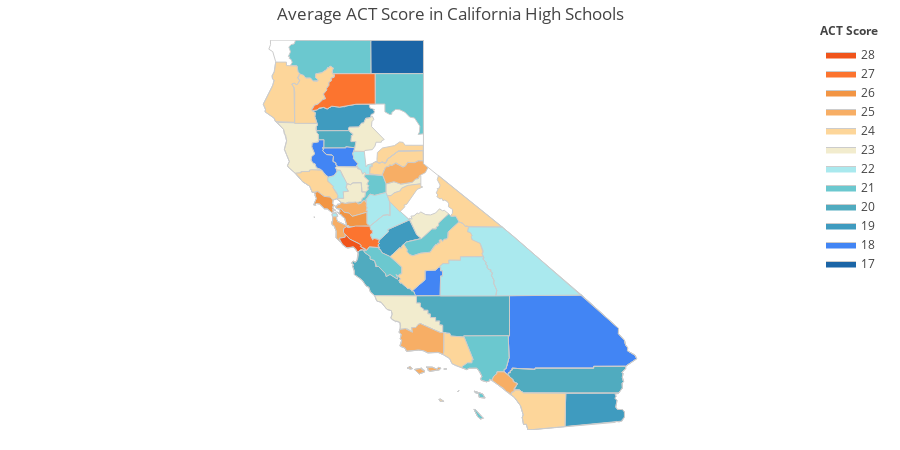

Notebook code cell kept with this figure:
### Markdown cell above
### Graph ACT scores for all California Counties

### Code cell
import plotly.figure_factory as ff

# Data
fips = df_county['fips'].to_list()
values = df_county['comp_score'].to_list()
colorscale = [
    colors_h['12'],
    colors_h['11'],
    colors_h['10'],
    colors_h['9'],
    colors_h['8'],
    colors_h['7'],
    colors_h['6'],
    colors_h['5'],
    colors_h['4'],
    colors_h['3'],
    colors_h['2'],
    colors_h['1'],
]   

# Plot
fig = ff.create_choropleth(
    title='Average ACT Score in California High Schools',
    fips=fips, values=values,
     scope=['CA'],
     county_outline={'color': colors_h['edge'], 'width': 1},
     state_outline={'color': colors_h['edge'], 'width': 1},
     round_legend_values=False,
     legend_title='ACT Score',
     colorscale=colorscale
     )

# Figure
fig.update_layout(
    autosize=True,
    legend_x = 1,
    annotations = {'x': -0.12, 'xanchor': 'right'}
)

# Graph
fig.layout.template = None
fig.show()

# Adapted from: https://plotly.com/python/county-choropleth/

### Figure 1 — Plotly figure (JSON) as saved in the notebook; plotly's stock layout.template omitted (floating-point values rounded to 4 significant figures; data arrays with more than 128 entries replaced by an {"elided": "..."} marker saying what was removed)
{"data": [{"fill": "toself", "fillcolor": "#1B65A6", "hoverinfo": "none", "line": {"color": "#cccccc", "width": 1}, "mode": "lines", "name": "17", "type": "scatter", "x": [-123.5, -123.4, -123.4, -123.1, -123.1, -123.1, -122.8, -122.7, -122.6, -122.6, -122.5, -122.5, -122.4, -122.4, -122.5, -122.6, -122.7, -122.9, -123.1, -123.1, -123.3, -123.5, null, -121.9, -121.7, -121.7, -121.6, -121.6, -121.5, -121.5, -121.5, -121.6, -121.5, -121.6, -121.6, -121.1, -121.0, -121.0, -121.3, -121.5, -121.6, -121.6, -121.7, -121.7, -121.8, -121.9, null, -121.5, -121.4, -120.0, -120.0, -121.4, -121.5, null], "y": [38.77, 38.78, 38.81, 38.81, 38.84, 38.85, 38.84, 38.71, 38.69, 38.57, 38.45, 38.42, 38.23, 38.16, 38.11, 38.19, 38.21, 38.32, 38.3, 38.45, 38.57, 38.77, null, 38.07, 38.09, 38.16, 38.2, 38.33, 38.36, 38.43, 38.47, 38.5, 38.59, 38.68, 38.74, 38.72, 38.51, 38.3, 38.23, 38.26, 38.12, 38.1, 38.09, 38.05, 38.02, 38.07, null, 41.95, 42.0, 41.99, 41.18, 41.18, 41.95, null]}, {"fill": "toself", "fillcolor": "#4285f4", "hoverinfo": "none", "line": {"color": "#cccccc", "width": 1}, "mode": "lines", "name": "18", "type": "scatter", "x": {"elided": "225 float values"}, "y": {"elided": "225 float values"}}, {"fill": "toself", "fillcolor": "#3F9BBF", "hoverinfo": "none", "line": {"color": "#cccccc", "width": 1}, "mode": "lines", "name": "19", "type": "scatter", "x": {"elided": "232 float values"}, "y": {"elided": "232 float values"}}, {"fill": "toself", "fillcolor": "#50ABBF", "hoverinfo": "none", "line": {"color": "#cccccc", "width": 1}, "mode": "lines", "name": "20", "type": "scatter", "x": {"elided": "219 float values"}, "y": {"elided": "219 float values"}}, {"fill": "toself", "fillcolor": "#6bc8cf", "hoverinfo": "none", "line": {"color": "#cccccc", "width": 1}, "mode": "lines", "name": "21", "type": "scatter", "x": {"elided": "221 float values"}, "y": {"elided": "221 float values"}}, {"fill": "toself", "fillcolor": "#aae9ee", "hoverinfo": "none", "line": {"color": "#cccccc", "width": 1}, "mode": "lines", "name": "22", "type": "scatter", "x": {"elided": "183 float values"}, "y": {"elided": "183 float values"}}, {"fill": "toself", "fillcolor": "#F2ECCE", "hoverinfo": "none", "line": {"color": "#cccccc", "width": 1}, "mode": "lines", "name": "23", "type": "scatter", "x": {"elided": "239 float values"}, "y": {"elided": "239 float values"}}, {"fill": "toself", "fillcolor": "#fdd69a", "hoverinfo": "none", "line": {"color": "#cccccc", "width": 1}, "mode": "lines", "name": "24", "type": "scatter", "x": {"elided": "358 float values"}, "y": {"elided": "358 float values"}}, {"fill": "toself", "fillcolor": "#f7ae65", "hoverinfo": "none", "line": {"color": "#cccccc", "width": 1}, "mode": "lines", "name": "25", "type": "scatter", "x": {"elided": "140 float values"}, "y": {"elided": "140 float values"}}, {"fill": "toself", "fillcolor": "#F29544", "hoverinfo": "none", "line": {"color": "#cccccc", "width": 1}, "mode": "lines", "name": "26", "type": "scatter", "x": [-122.3, -122.3, -122.3, -122.3, -122.2, -122.0, -122.0, -121.6, -121.6, -121.5, -122.0, -122.1, -122.1, -122.2, -122.3, null, -122.4, -122.4, -122.4, -122.4, -122.4, null, -123.0, -122.9, -123.0, -122.9, -122.7, -122.6, -122.5, -122.5, -122.5, -122.4, -122.5, -122.5, -122.5, -122.4, -122.5, -122.5, -122.5, -122.5, -122.6, -122.7, -122.9, -122.9, -123.0, -123.0, -123.0, null], "y": [37.81, 37.83, 37.89, 37.91, 37.82, 37.8, 37.72, 37.82, 37.54, 37.48, 37.47, 37.5, 37.5, 37.68, 37.81, null, 37.86, 37.87, 37.85, 37.86, 37.86, null, 38.0, 38.15, 38.3, 38.32, 38.21, 38.19, 38.14, 38.1, 38.02, 37.98, 37.97, 37.94, 37.93, 37.88, 37.86, 37.89, 37.83, 37.81, 37.9, 37.9, 38.02, 38.03, 38.01, 37.99, 38.0, null]}, {"fill": "toself", "fillcolor": "#fc742f", "hoverinfo": "none", "line": {"color": "#cccccc", "width": 1}, "mode": "lines", "name": "27", "type": "scatter", "x": [-123.1, -123.0, -122.9, -122.8, -122.7, -122.8, -122.7, -122.7, -122.6, -122.6, -122.5, -122.5, -122.5, -122.4, -122.5, -121.3, -121.3, -121.9, -122.3, -122.5, -122.7, -122.7, -122.9, -122.9, -123.1, -123.1, null, -122.2, -122.2, -122.1, -122.1, -121.9, -121.5, -121.5, -121.4, -121.4, -121.5, -121.5, -121.4, -121.4, -121.2, -121.2, -121.2, -121.2, -121.2, -121.2, -121.2, -121.5, -121.6, -121.6, -121.7, -121.7, -121.8, -122.0, -122.2, -122.2, null], "y": [40.31, 40.42, 40.45, 40.56, 40.58, 40.69, 40.79, 40.83, 40.9, 40.97, 41.01, 41.07, 41.1, 41.16, 41.18, 41.18, 40.45, 40.44, 40.37, 40.39, 40.33, 40.37, 40.35, 40.31, 40.29, 40.31, null, 37.36, 37.43, 37.47, 37.45, 37.48, 37.48, 37.4, 37.38, 37.31, 37.28, 37.25, 37.15, 37.18, 37.16, 37.12, 37.09, 37.06, 37.03, 36.99, 36.96, 36.98, 36.89, 36.93, 36.99, 37.01, 37.05, 37.17, 37.32, 37.36, null]}, {"fill": "toself", "fillcolor": "#f0541b", "hoverinfo": "none", "line": {"color": "#cccccc", "width": 1}, "mode": "lines", "name": "28", "type": "scatter", "x": [-122.3, -122.2, -122.2, -122.0, -121.8, -121.7, -121.7, -121.6, -121.7, -121.8, -121.9, -122.1, -122.2, -122.3, null], "y": [37.19, 37.22, 37.29, 37.17, 37.05, 37.01, 36.99, 36.9, 36.91, 36.85, 36.98, 36.96, 37.03, 37.19, null]}, {"hoverinfo": "text", "legendgroup": "centroids", "marker": {"color": "white", "opacity": 0}, "mode": "markers", "name": "US Counties", "selected": {"marker": {"color": "white", "opacity": 1, "size": 3}}, "showlegend": false, "text": ["County: Los Angeles<br>State: California<br>FIPS: 06037<br>Value: 18", "County: Los Angeles<br>State: California<br>FIPS: 06037<br>Value: 18", "County: Los Angeles<br>State: California<br>FIPS: 06037<br>Value: 18", "County: Los Angeles<br>State: California<br>FIPS: 06037<br>Value: 21", "County: Los Angeles<br>State: California<br>FIPS: 06037<br>Value: 21", "County: Los Angeles<br>State: California<br>FIPS: 06037<br>Value: 21", "County: San Francisco<br>State: California<br>FIPS: 06075<br>Value: 19", "County: San Francisco<br>State: California<br>FIPS: 06075<br>Value: 19", "County: San Francisco<br>State: California<br>FIPS: 06075<br>Value: 19", "County: San Francisco<br>State: California<br>FIPS: 06075<br>Value: 19", "County: San Francisco<br>State: California<br>FIPS: 06075<br>Value: 19", "County: San Francisco<br>State: California<br>FIPS: 06075<br>Value: 22", "County: San Francisco<br>State: California<br>FIPS: 06075<br>Value: 22", "County: San Francisco<br>State: California<br>FIPS: 06075<br>Value: 22", "County: San Francisco<br>State: California<br>FIPS: 06075<br>Value: 22", "County: San Francisco<br>State: California<br>FIPS: 06075<br>Value: 22", "County: Ventura<br>State: California<br>FIPS: 06111<br>Value: 24", "County: Ventura<br>State: California<br>FIPS: 06111<br>Value: 24", "County: Ventura<br>State: California<br>FIPS: 06111<br>Value: 24", "County: Santa Barbara<br>State: California<br>FIPS: 06083<br>Value: 23", "County: Santa Barbara<br>State: California<br>FIPS: 06083<br>Value: 23", "County: Santa Barbara<br>State: California<br>FIPS: 06083<br>Value: 23", "County: Santa Barbara<br>State: California<br>FIPS: 06083<br>Value: 23", "County: Santa Barbara<br>State: California<br>FIPS: 06083<br>Value: 23", "County: Santa Barbara<br>State: California<br>FIPS: 06083<br>Value: 25", "County: Santa Barbara<br>State: California<br>FIPS: 06083<br>Value: 25", "County: Santa Barbara<br>State: California<br>FIPS: 06083<br>Value: 25", "County: Santa Barbara<br>State: California<br>FIPS: 06083<br>Value: 25", "County: Santa Barbara<br>State: California<br>FIPS: 06083<br>Value: 25", "County: Marin<br>State: California<br>FIPS: 06041<br>Value: 26", "County: Marin<br>State: California<br>FIPS: 06041<br>Value: 26", "County: Santa Cruz<br>State: California<br>FIPS: 06087<br>Value: 28", "County: Santa Cruz<br>State: California<br>FIPS: 06087<br>Value: 22", "County: Shasta<br>State: California<br>FIPS: 06089<br>Value: 27", "County: Shasta<br>State: California<br>FIPS: 06089<br>Value: 24", "County: Santa Clara<br>State: California<br>FIPS: 06085<br>Value: 27", "County: Santa Clara<br>State: California<br>FIPS: 06085<br>Value: 19", "County: Alameda<br>State: California<br>FIPS: 06001<br>Value: 26", "County: Alameda<br>State: California<br>FIPS: 06001<br>Value: 18", "County: San Mateo<br>State: California<br>FIPS: 06081<br>Value: 25", "County: San Mateo<br>State: California<br>FIPS: 06081<br>Value: 21", "County: Contra Costa<br>State: California<br>FIPS: 06013<br>Value: 25", "County: Contra Costa<br>State: California<br>FIPS: 06013<br>Value: 19", "County: Orange<br>State: California<br>FIPS: 06059<br>Value: 25", "County: Orange<br>State: California<br>FIPS: 06059<br>Value: 24", "County: El Dorado<br>State: California<br>FIPS: 06017<br>Value: 25", "County: Mono<br>State: California<br>FIPS: 06051<br>Value: 24", "County: Placer<br>State: California<br>FIPS: 06061<br>Value: 24", "County: Placer<br>State: California<br>FIPS: 06061<br>Value: 24", "County: Humboldt<br>State: California<br>FIPS: 06023<br>Value: 24", "County: Fresno<br>State: California<br>FIPS: 06019<br>Value: 24", "County: Fresno<br>State: California<br>FIPS: 06019<br>Value: 20", "County: Nevada<br>State: California<br>FIPS: 06057<br>Value: 24", "County: Sonoma<br>State: California<br>FIPS: 06097<br>Value: 24", "County: Sonoma<br>State: California<br>FIPS: 06097<br>Value: 17", "County: San Diego<br>State: California<br>FIPS: 06073<br>Value: 24", "County: San Diego<br>State: California<br>FIPS: 06073<br>Value: 21", "County: Calaveras<br>State: California<br>FIPS: 06009<br>Value: 24", "County: Trinity<br>State: California<br>FIPS: 06105<br>Value: 24", "County: Mendocino<br>State: California<br>FIPS: 06045<br>Value: 23", "County: San Luis Obispo<br>State: California<br>FIPS: 06079<br>Value: 23", "County: Yolo<br>State: California<br>FIPS: 06113<br>Value: 23", "County: Butte<br>State: California<br>FIPS: 06007<br>Value: 23", "County: Amador<br>State: California<br>FIPS: 06005<br>Value: 23", "County: Mariposa<br>State: California<br>FIPS: 06043<br>Value: 23", "County: Solano<br>State: California<br>FIPS: 06095<br>Value: 23", "County: Solano<br>State: California<br>FIPS: 06095<br>Value: 20", "County: Napa<br>State: California<br>FIPS: 06055<br>Value: 22", "County: Inyo<br>State: California<br>FIPS: 06027<br>Value: 22", "County: Sutter<br>State: California<br>FIPS: 06101<br>Value: 22", "County: Tulare<br>State: California<br>FIPS: 06107<br>Value: 22", "County: Tulare<br>State: California<br>FIPS: 06107<br>Value: 19", "County: Stanislaus<br>State: California<br>FIPS: 06099<br>Value: 22", "County: Stanislaus<br>State: California<br>FIPS: 06099<br>Value: 18", "County: San Joaquin<br>State: California<br>FIPS: 06077<br>Value: 22", "County: San Joaquin<br>State: California<br>FIPS: 06077<br>Value: 19", "County: Sacramento<br>State: California<br>FIPS: 06067<br>Value: 21", "County: Sacramento<br>State: California<br>FIPS: 06067<br>Value: 17", "County: Lassen<br>State: California<br>FIPS: 06035<br>Value: 21", "County: Siskiyou<br>State: California<br>FIPS: 06093<br>Value: 21", "County: Madera<br>State: California<br>FIPS: 06039<br>Value: 21", "County: Madera<br>State: California<br>FIPS: 06039<br>Value: 19", "County: San Benito<br>State: California<br>FIPS: 06069<br>Value: 21", "County: Riverside<br>State: California<br>FIPS: 06065<br>Value: 20", "County: Riverside<br>State: California<br>FIPS: 06065<br>Value: 20", "County: Kern<br>State: California<br>FIPS: 06029<br>Value: 20", "County: Kern<br>State: California<br>FIPS: 06029<br>Value: 18", "County: Glenn<br>State: California<br>FIPS: 06021<br>Value: 20", "County: Monterey<br>State: California<br>FIPS: 06053<br>Value: 20", "County: Imperial<br>State: California<br>FIPS: 06025<br>Value: 19", "County: Merced<br>State: California<br>FIPS: 06047<br>Value: 19", "County: Tehama<br>State: California<br>FIPS: 06103<br>Value: 19", "County: Colusa<br>State: California<br>FIPS: 06011<br>Value: 18", "County: San Bernardino<br>State: California<br>FIPS: 06071<br>Value: 18", "County: San Bernardino<br>State: California<br>FIPS: 06071<br>Value: 18", "County: Lake<br>State: California<br>FIPS: 06033<br>Value: 18", "County: Kings<br>State: California<br>FIPS: 06031<br>Value: 18", "County: Modoc<br>State: California<br>FIPS: 06049<br>Value: 17"], "type": "scatter", "unselected": {"marker": {"opacity": 0}}, "x": [[-118.4], [-118.5], [-118.2], [-118.4], [-118.5], [-118.2], [-123.0], [-122.3], [-122.4], [-122.4], [-122.4], [-123.0], [-122.3], [-122.4], [-122.4], [-122.4], [-119.4], [-119.1], [-119.5], [-119.0], [-119.7], [-120.1], [-120.4], [-120.0], [-119.0], [-119.7], [-120.1], [-120.4], [-120.0], [-122.4], [-122.7], -122.0, -122.0, -122.0, -122.0, -121.7, -121.7, -121.9, -121.9, -122.3, -122.3, -121.9, -121.9, -117.8, -117.8, -120.5, -118.9, -120.7, -120.7, -123.9, -119.6, -119.6, -120.8, -122.9, -122.9, -116.7, -116.7, -120.6, -123.1, -123.4, -120.4, -121.9, -121.6, -120.7, -119.9, -121.9, -121.9, -122.3, -117.4, -121.7, -118.8, -118.8, -121.0, -121.0, -121.3, -121.3, -121.3, -121.3, -120.6, -122.5, -119.8, -119.8, -121.1, -116.0, -116.0, -118.7, -118.7, -122.4, -121.2, -115.4, -120.7, -122.2, -122.2, -116.2, -116.2, -122.8, -119.8, -120.7], "y": [[33.38], [32.9], [34.36], [33.38], [32.9], [34.36], [37.7], [37.78], [37.82], [37.86], [37.76], [37.7], [37.78], [37.82], [37.86], [37.76], [34.01], [34.47], [33.25], [33.48], [34.01], [33.97], [34.04], [34.72], [33.48], [34.01], [33.97], [34.04], [34.72], [37.86], [38.07], 37.06, 37.06, 40.76, 40.76, 37.23, 37.23, 37.65, 37.65, 37.42, 37.42, 37.92, 37.92, 33.7, 33.7, 38.78, 37.94, 39.06, 39.06, 40.7, 36.76, 36.76, 39.3, 38.53, 38.53, 33.03, 33.03, 38.2, 40.65, 39.44, 35.39, 38.69, 39.67, 38.45, 37.58, 38.27, 38.27, 38.51, 36.51, 39.03, 36.22, 36.22, 37.56, 37.56, 37.93, 37.93, 38.45, 38.45, 40.67, 41.59, 37.22, 37.22, 36.61, 33.74, 33.74, 35.34, 35.34, 39.6, 36.22, 33.04, 37.19, 40.13, 39.18, 34.84, 34.84, 39.1, 36.08, 41.59]}, {"hoverinfo": "text", "legendgroup": "States", "line": {"color": "#cccccc", "width": 1}, "mode": "lines", "showlegend": false, "type": "scatter", "x": {"elided": "263 float values"}, "y": {"elided": "263 float values"}}], "layout": {"annotations": [{"showarrow": false, "text": "<b>ACT Score</b>", "x": 1, "xanchor": "right", "xref": "paper", "y": 1.05, "yref": "paper"}], "autosize": true, "dragmode": "select", "height": 450, "hovermode": "closest", "legend": {"traceorder": "reversed", "x": 1, "xanchor": "right", "y": 1, "yanchor": "top"}, "margin": {"b": 20, "l": 20, "r": 20, "t": 40}, "title": {"text": "Average ACT Score in California High Schools"}, "width": 900, "xaxis": {"autorange": false, "fixedrange": true, "range": [-131.1, -107.4], "showgrid": false, "showticklabels": false, "zeroline": false}, "yaxis": {"autorange": false, "fixedrange": true, "range": [32.53, 42.0], "showgrid": false, "showticklabels": false, "zeroline": false}}}
